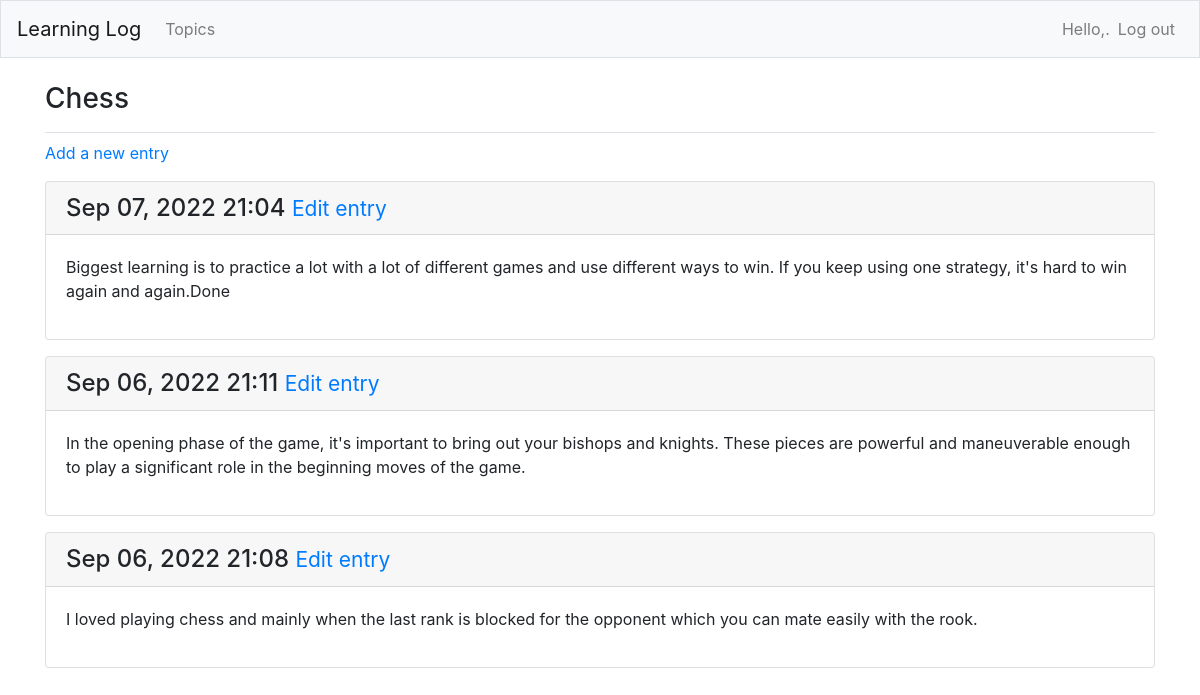
The page /topics/1/ (signed in) on the database its author committed.
### learning_logs/models.py (models this page shows, shortened)
class Topic(models.Model):
    text = models.CharField(max_length=200)
    date_added = models.DateTimeField(auto_now_add=True)
    owner = models.ForeignKey(User,on_delete=models.CASCADE)
    def __str__(self):
        return self.text

class Entry(models.Model):
    topic = models.ForeignKey(Topic,on_delete=models.CASCADE)
    text = models.TextField()
    date_added = models.DateTimeField(auto_now_add=True)
    class Meta:
        verbose_name_plural = 'entries'

### learning_logs/views.py (the view)
# urls.py: path('topics/<int:topic_id>/',views.topic,name='topic'),
@login_required
def topic(request,topic_id):
    topic = Topic.objects.get(id=topic_id)
    check_topic_owner(topic.owner,request.user)
    entries = topic.entry_set.order_by('-date_added')
    context = {'topic':topic,'entries':entries}
    return render(request,'learning_logs/topic.html',context)

### learning_logs/views.py (called while the page is built)
def check_topic_owner(owner,user):
    if owner != user:
        raise Http404

### learning_logs/templates/learning_logs/topic.html
{% extends "learning_logs/base.html" %}
{% block page_header %}
<h3>{{topic}}</h3>
{% endblock page_header %}
{% block content %}
    <p>
        <a href="{% url 'learning_logs:new_entry' topic.id %}">Add a new entry</a>
    </p>
        {% for entry in entries %}
        <div class="card mb-3">
            <h4 class="card-header">
                {{entry.date_added|date:'M d, Y H:i'}}
                <small>
                    <a href="{% url 'learning_logs:edit_entry' entry.id %}">Edit entry</a>
                </small>
            </h4>
        <div class="card-body">
            {{entry.text|linebreaks }}
        </div>
        </div>
        {% empty %}
        <p>There are no entries for this topic yet</p>
        {% endfor %}
{% endblock content %}

### rows shown on the page
Topic: text "Chess"
Entry: date_added "Sep 07, 2022 21:04", text "Biggest learning is to practice a lot with a lot of different games and use different ways to win. If you keep using one strategy, it's hard to win again and again.Done"
Entry: date_added "Sep 06, 2022 21:11", text "In the opening phase of the game, it's important to bring out your bishops and knights. These pieces are powerful and maneuverable enough to play a significant role in the beginning moves of the game."
Entry: date_added "Sep 06, 2022 21:08", text "I loved playing chess and mainly when the last rank is blocked for the opponent which you can mate easily with the rook."
